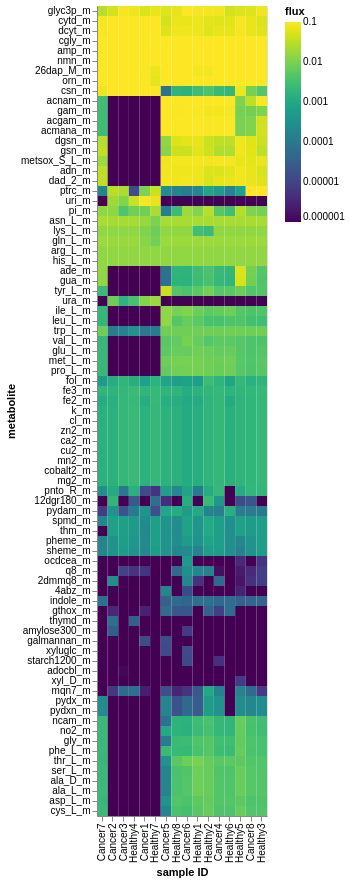

Specify this chart in Vega-Lite:
### Vega-Lite specification from a JSON file in a GitHub repository (floating-point values rounded to 4 significant figures; data arrays with more than 128 entries replaced by an {"elided": "..."} marker saying what was removed)
{"$schema": "https://vega.github.io/schema/vega-lite/v5.json", "width": 170, "height": 810, "data": {"values": {"elided": "1296 records"}}, "mark": {"type": "rect", "tooltip": {"content": "data"}}, "encoding": {"x": {"field": "sample_id", "type": "nominal", "axis": {"title": "sample ID"}, "sort": null}, "y": {"field": "metabolite", "type": "nominal", "sort": null}, "color": {"field": "flux", "type": "quantitative", "scale": {"type": "log", "scheme": "viridis"}}}}
